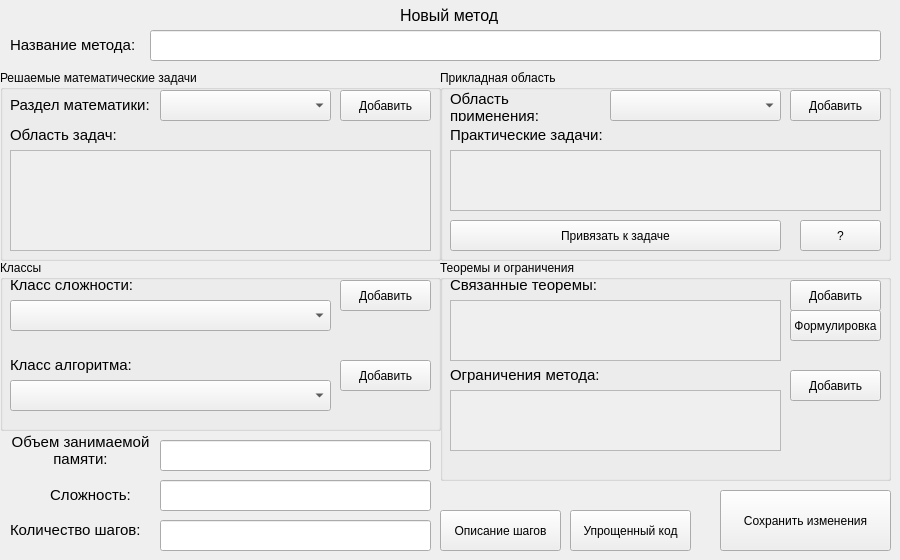
   <widget class="QWidget" name="tab_new">
    <attribute name="title">
     <string>Добавление нового метода</string>
    </attribute>
    <widget class="QLabel" name="label_14">
     <property name="geometry">
      <rect>
       <x>50</x>
       <y>480</y>
       <width>91</width>
       <height>31</height>
      </rect>
     </property>
     <property name="text">
      <string>&lt;html&gt;&lt;head/&gt;&lt;body&gt;&lt;p&gt;&lt;span style=&quot; font-size:11pt;&quot;&gt;Сложность:&lt;/span&gt;&lt;/p&gt;&lt;/body&gt;&lt;/html&gt;</string>
     </property>
     <property name="wordWrap">
      <bool>true</bool>
     </property>
    </widget>
    <widget class="QLabel" name="label_13">
     <property name="geometry">
      <rect>
       <x>0</x>
       <y>430</y>
       <width>161</width>
       <height>41</height>
      </rect>
     </property>
     <property name="text">
      <string>&lt;html&gt;&lt;head/&gt;&lt;body&gt;&lt;p align=&quot;center&quot;&gt;&lt;span style=&quot; font-size:11pt;&quot;&gt;Объем занимаемой памяти:&lt;/span&gt;&lt;/p&gt;&lt;/body&gt;&lt;/html&gt;</string>
     </property>
     <property name="wordWrap">
      <bool>true</bool>
     </property>
    </widget>
    <widget class="QGroupBox" name="groupBox_2">
     <property name="geometry">
      <rect>
       <x>0</x>
       <y>70</y>
       <width>441</width>
       <height>191</height>
      </rect>
     </property>
     <property name="title">
      <string>Решаемые математические задачи</string>
     </property>
     <widget class="QScrollArea" name="task_area_scrollArea_inf">
      <property name="geometry">
       <rect>
        <x>10</x>
        <y>80</y>
        <width>421</width>
        <height>101</height>
       </rect>
      </property>
      <property name="widgetResizable">
       <bool>true</bool>
      </property>
      <widget class="QWidget" name="scrollAreaWidgetContents">
       <property name="geometry">
        <rect>
         <x>0</x>
         <y>0</y>
         <width>419</width>
         <height>99</height>
        </rect>
       </property>
      </widget>
     </widget>
     <widget class="QLabel" name="label_7">
      <property name="geometry">
       <rect>
        <x>10</x>
        <y>50</y>
        <width>111</width>
        <height>31</height>
       </rect>
      </property>
      <property name="text">
       <string>&lt;html&gt;&lt;head/&gt;&lt;body&gt;&lt;p&gt;&lt;span style=&quot; font-size:11pt;&quot;&gt;Область задач:&lt;/span&gt;&lt;/p&gt;&lt;/body&gt;&lt;/html&gt;</string>
      </property>
      <property name="wordWrap">
       <bool>true</bool>
      </property>
     </widget>
     <widget class="QLabel" name="label_8">
      <property name="geometry">
       <rect>
        <x>10</x>
        <y>20</y>
        <width>151</width>
        <height>31</height>
       </rect>
      </property>
      <property name="text">
       <string>&lt;html&gt;&lt;head/&gt;&lt;body&gt;&lt;p&gt;&lt;span style=&quot; font-size:11pt;&quot;&gt;Раздел математики:&lt;/span&gt;&lt;/p&gt;&lt;/body&gt;&lt;/html&gt;</string>
      </property>
      <property name="wordWrap">
       <bool>true</bool>
      </property>
     </widget>
     <widget class="QComboBox" name="type_task_area_comboBox_inf">
      <property name="geometry">
       <rect>
        <x>160</x>
        <y>20</y>
        <width>171</width>
        <height>31</height>
       </rect>
      </property>
     </widget>
     <widget class="QPushButton" name="add_task_area_pushButton_inf">
      <property name="geometry">
       <rect>
        <x>340</x>
        <y>20</y>
        <width>91</width>
        <height>31</height>
       </rect>
      </property>
      <property name="text">
       <string>Добавить</string>
      </property>
     </widget>
    </widget>
    <widget class="QLabel" name="label_15">
     <property name="geometry">
      <rect>
       <x>10</x>
       <y>510</y>
       <width>141</width>
       <height>41</height>
      </rect>
     </property>
     <property name="text">
      <string>&lt;html&gt;&lt;head/&gt;&lt;body&gt;&lt;p&gt;&lt;span style=&quot; font-size:11pt;&quot;&gt;Количество шагов:&lt;/span&gt;&lt;/p&gt;&lt;/body&gt;&lt;/html&gt;</string>
     </property>
     <property name="wordWrap">
      <bool>true</bool>
     </property>
    </widget>
    <widget class="QGroupBox" name="groupBox_4">
     <property name="geometry">
      <rect>
       <x>0</x>
       <y>260</y>
       <width>441</width>
       <height>171</height>
      </rect>
     </property>
     <property name="title">
      <string>Классы</string>
     </property>
     <widget class="QLabel" name="label_12">
      <property name="geometry">
       <rect>
        <x>10</x>
        <y>90</y>
        <width>141</width>
        <height>31</height>
       </rect>
      </property>
      <property name="text">
       <string>&lt;html&gt;&lt;head/&gt;&lt;body&gt;&lt;p&gt;&lt;span style=&quot; font-size:11pt;&quot;&gt;Класс алгоритма:&lt;/span&gt;&lt;/p&gt;&lt;/body&gt;&lt;/html&gt;</string>
      </property>
      <property name="wordWrap">
       <bool>true</bool>
      </property>
     </widget>
     <widget class="QLabel" name="label_11">
      <property name="geometry">
       <rect>
        <x>10</x>
        <y>10</y>
        <width>141</width>
        <height>31</height>
       </rect>
      </property>
      <property name="text">
       <string>&lt;html&gt;&lt;head/&gt;&lt;body&gt;&lt;p&gt;&lt;span style=&quot; font-size:11pt;&quot;&gt;Класс сложности:&lt;/span&gt;&lt;/p&gt;&lt;/body&gt;&lt;/html&gt;</string>
      </property>
      <property name="wordWrap">
       <bool>true</bool>
      </property>
     </widget>
     <widget class="QPushButton" name="add_cl_complexity_pushButton_inf">
      <property name="geometry">
       <rect>
        <x>340</x>
        <y>20</y>
        <width>91</width>
        <height>31</height>
       </rect>
      </property>
      <property name="text">
       <string>Добавить</string>
      </property>
     </widget>
     <widget class="QPushButton" name="add_cl_alg_pushButton_inf">
      <property name="geometry">
       <rect>
        <x>340</x>
        <y>100</y>
        <width>91</width>
        <height>31</height>
       </rect>
      </property>
      <property name="text">
       <string>Добавить</string>
      </property>
     </widget>
     <widget class="QComboBox" name="cl_complexity_comboBox_inf">
      <property name="geometry">
       <rect>
        <x>10</x>
        <y>40</y>
        <width>321</width>
        <height>31</height>
       </rect>
      </property>
     </widget>
     <widget class="QComboBox" name="cl_algorithm_comboBox_inf">
      <property name="geometry">
       <rect>
        <x>10</x>
        <y>120</y>
        <width>321</width>
        <height>31</height>
       </rect>
      </property>
     </widget>
    </widget>
    <widget class="QPushButton" name="save_changes_pushButton_inf">
     <property name="geometry">
      <rect>
       <x>720</x>
       <y>490</y>
       <width>171</width>
       <height>61</height>
      </rect>
     </property>
     <property name="text">
      <string>Сохранить изменения</string>
     </property>
    </widget>
    <widget class="QGroupBox" name="groupBox_5">
     <property name="geometry">
      <rect>
       <x>440</x>
       <y>260</y>
       <width>451</width>
       <height>221</height>
      </rect>
     </property>
     <property name="title">
      <string>Теоремы и ограничения</string>
     </property>
     <widget class="QLabel" name="label_16">
      <property name="geometry">
       <rect>
        <x>10</x>
        <y>100</y>
        <width>181</width>
        <height>31</height>
       </rect>
      </property>
      <property name="text">
       <string>&lt;html&gt;&lt;head/&gt;&lt;body&gt;&lt;p&gt;&lt;span style=&quot; font-size:11pt;&quot;&gt;Ограничения метода:&lt;/span&gt;&lt;/p&gt;&lt;/body&gt;&lt;/html&gt;</string>
      </property>
      <property name="wordWrap">
       <bool>true</bool>
      </property>
     </widget>
     <widget class="QLabel" name="label_17">
      <property name="geometry">
       <rect>
        <x>10</x>
        <y>10</y>
        <width>181</width>
        <height>31</height>
       </rect>
      </property>
      <property name="text">
       <string>&lt;html&gt;&lt;head/&gt;&lt;body&gt;&lt;p&gt;&lt;span style=&quot; font-size:11pt;&quot;&gt;Связанные теоремы:&lt;/span&gt;&lt;/p&gt;&lt;/body&gt;&lt;/html&gt;</string>
      </property>
      <property name="wordWrap">
       <bool>true</bool>
      </property>
     </widget>
     <widget class="QScrollArea" name="theorems_scrollArea_inf">
      <property name="geometry">
       <rect>
        <x>10</x>
        <y>40</y>
        <width>331</width>
        <height>61</height>
       </rect>
      </property>
      <property name="widgetResizable">
       <bool>true</bool>
      </property>
      <widget class="QWidget" name="scrollAreaWidgetContents_5">
       <property name="geometry">
        <rect>
         <x>0</x>
         <y>0</y>
         <width>329</width>
         <height>59</height>
        </rect>
       </property>
      </widget>
     </widget>
     <widget class="QScrollArea" name="constr_scrollArea_inf">
      <property name="geometry">
       <rect>
        <x>10</x>
        <y>130</y>
        <width>331</width>
        <height>61</height>
       </rect>
      </property>
      <property name="widgetResizable">
       <bool>true</bool>
      </property>
      <widget class="QWidget" name="scrollAreaWidgetContents_6">
       <property name="geometry">
        <rect>
         <x>0</x>
         <y>0</y>
         <width>329</width>
         <height>59</height>
        </rect>
       </property>
      </widget>
     </widget>
     <widget class="QPushButton" name="add_theorem_pushButton_inf">
      <property name="geometry">
       <rect>
        <x>350</x>
        <y>20</y>
        <width>91</width>
        <height>31</height>
       </rect>
      </property>
      <property name="text">
       <string>Добавить</string>
      </property>
     </widget>
     <widget class="QPushButton" name="add_constr_pushButton_inf">
      <property name="geometry">
       <rect>
        <x>350</x>
        <y>110</y>
        <width>91</width>
        <height>31</height>
       </rect>
      </property>
      <property name="text">
       <string>Добавить</string>
      </property>
     </widget>
     <widget class="QPushButton" name="look_theorem_text_pushButton_inf">
      <property name="geometry">
       <rect>
        <x>350</x>
        <y>50</y>
        <width>91</width>
        <height>31</height>
       </rect>
      </property>
      <property name="text">
       <string>Формулировка</string>
      </property>
     </widget>
    </widget>
    <widget class="QGroupBox" name="groupBox_3">
     <property name="geometry">
      <rect>
       <x>440</x>
       <y>70</y>
       <width>451</width>
       <height>191</height>
      </rect>
     </property>
     <property name="title">
      <string>Прикладная область</string>
     </property>
     <widget class="QScrollArea" name="practic_task_scrollArea_inf">
      <property name="geometry">
       <rect>
        <x>10</x>
        <y>80</y>
        <width>431</width>
        <height>61</height>
       </rect>
      </property>
      <property name="widgetResizable">
       <bool>true</bool>
      </property>
      <widget class="QWidget" name="scrollAreaWidgetContents_2">
       <property name="geometry">
        <rect>
         <x>0</x>
         <y>0</y>
         <width>429</width>
         <height>59</height>
        </rect>
       </property>
      </widget>
     </widget>
     <widget class="QComboBox" name="applic_area_comboBox_inf">
      <property name="geometry">
       <rect>
        <x>170</x>
        <y>20</y>
        <width>171</width>
        <height>31</height>
       </rect>
      </property>
     </widget>
     <widget class="QLabel" name="label_9">
      <property name="geometry">
       <rect>
        <x>10</x>
        <y>20</y>
        <width>151</width>
        <height>31</height>
       </rect>
      </property>
      <property name="text">
       <string>&lt;html&gt;&lt;head/&gt;&lt;body&gt;&lt;p&gt;&lt;span style=&quot; font-size:11pt;&quot;&gt;Область применения:&lt;/span&gt;&lt;/p&gt;&lt;/body&gt;&lt;/html&gt;</string>
      </property>
      <property name="wordWrap">
       <bool>true</bool>
      </property>
     </widget>
     <widget class="QLabel" name="label_10">
      <property name="geometry">
       <rect>
        <x>10</x>
        <y>50</y>
        <width>161</width>
        <height>31</height>
       </rect>
      </property>
      <property name="text">
       <string>&lt;html&gt;&lt;head/&gt;&lt;body&gt;&lt;p&gt;&lt;span style=&quot; font-size:11pt;&quot;&gt;Практические задачи:&lt;/span&gt;&lt;/p&gt;&lt;/body&gt;&lt;/html&gt;</string>
      </property>
      <property name="wordWrap">
       <bool>true</bool>
      </property>
     </widget>
     <widget class="QPushButton" name="add_appl_area_pushButton_inf">
      <property name="geometry">
       <rect>
        <x>350</x>
        <y>20</y>
        <width>91</width>
        <height>31</height>
       </rect>
      </property>
      <property name="text">
       <string>Добавить</string>
      </property>
     </widget>
     <widget class="QPushButton" name="bind_to_task_pushButton_inf">
      <property name="geometry">
       <rect>
        <x>10</x>
        <y>150</y>
        <width>331</width>
        <height>31</height>
       </rect>
      </property>
      <property name="text">
       <string>Привязать к задаче</string>
      </property>
     </widget>
     <widget class="QPushButton" name="ref_bind_to_task_pushButton_inf">
      <property name="geometry">
       <rect>
        <x>360</x>
        <y>150</y>
        <width>81</width>
        <height>31</height>
       </rect>
      </property>
      <property name="text">
       <string>?</string>
      </property>
     </widget>
    </widget>
    <widget class="QLineEdit" name="numb_stages_line_inf">
     <property name="geometry">
      <rect>
       <x>160</x>
       <y>520</y>
       <width>271</width>
       <height>31</height>
      </rect>
     </property>
    </widget>
    <widget class="QLineEdit" name="name_meth_line_inf">
     <property name="geometry">
      <rect>
       <x>150</x>
       <y>30</y>
       <width>731</width>
       <height>31</height>
      </rect>
     </property>
    </widget>
    <widget class="QLabel" name="label_5">
     <property name="geometry">
      <rect>
       <x>400</x>
       <y>0</y>
       <width>111</width>
       <height>31</height>
      </rect>
     </property>
     <property name="text">
      <string>&lt;html&gt;&lt;head/&gt;&lt;body&gt;&lt;p&gt;&lt;span style=&quot; font-size:12pt;&quot;&gt;Новый метод&lt;/span&gt;&lt;/p&gt;&lt;/body&gt;&lt;/html&gt;</string>
     </property>
     <property name="wordWrap">
      <bool>true</bool>
     </property>
    </widget>
    <widget class="QLabel" name="label_6">
     <property name="geometry">
      <rect>
       <x>10</x>
       <y>30</y>
       <width>131</width>
       <height>31</height>
      </rect>
     </property>
     <property name="text">
      <string>&lt;html&gt;&lt;head/&gt;&lt;body&gt;&lt;p&gt;&lt;span style=&quot; font-size:11pt;&quot;&gt;Название метода:&lt;/span&gt;&lt;/p&gt;&lt;/body&gt;&lt;/html&gt;</string>
     </property>
     <property name="wordWrap">
      <bool>true</bool>
     </property>
    </widget>
    <widget class="QPushButton" name="look_simp_code_pushButton_inf">
     <property name="geometry">
      <rect>
       <x>570</x>
       <y>510</y>
       <width>121</width>
       <height>41</height>
      </rect>
     </property>
     <property name="text">
      <string>Упрощенный код</string>
     </property>
    </widget>
    <widget class="QLineEdit" name="v_memory_line_onf">
     <property name="geometry">
      <rect>
       <x>160</x>
       <y>440</y>
       <width>271</width>
       <height>31</height>
      </rect>
     </property>
    </widget>
    <widget class="QLineEdit" name="complexity_line_inf">
     <property name="geometry">
      <rect>
       <x>160</x>
       <y>480</y>
       <width>271</width>
       <height>31</height>
      </rect>
     </property>
    </widget>
    <widget class="QPushButton" name="look_stages_pushButton_inf">
     <property name="geometry">
      <rect>
       <x>440</x>
       <y>510</y>
       <width>121</width>
       <height>41</height>
      </rect>
     </property>
     <property name="text">
      <string>Описание шагов</string>
     </property>
    </widget>
   </widget>
